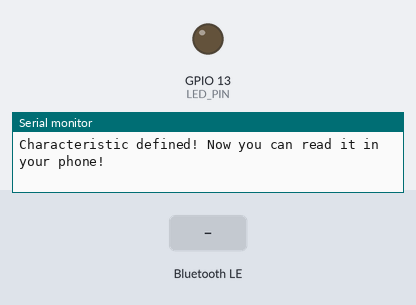
Simulated run of this sketch. Board: ESP32. On the bench: output pins drawn as LEDs (lit = HIGH), the last lines printed to the serial monitor. Inputs (shaded band) come from the test bench. Nothing arrives over Bluetooth unless stated; a phone connects over Bluetooth LE 3 s after start.

Above: at 1.2 s.
1.3 s: Bluetooth LE write "1" received
At 2.5 s:
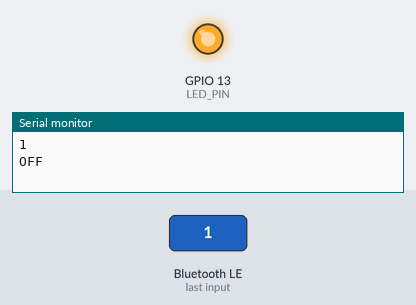
2.8 s: Bluetooth LE write "0" received
At 3.6 s:
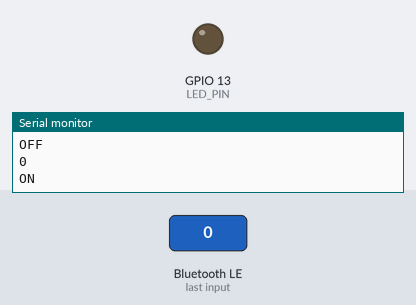
Timing chart, 0 to 5.8 s (numbered marks = the images above; inputs shaded):
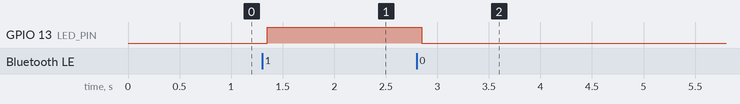

Measured:
- after the input at 1.3 s, GPIO 13 (LED_PIN): LOW → HIGH after 0.05 s
- after the input at 2.8 s, GPIO 13 (LED_PIN): HIGH → LOW after 0.05 s

The sketch:

main.ino
```cpp
#include <BLEDevice.h>
#include <BLEUtils.h>
#include <BLEServer.h>

// UUIDジェネレータ↓
// https://www.uuidgenerator.net/

#define SERVICE_UUID        "63d6672b-986b-406f-9f6f-6a712d015e04"
#define CHARACTERISTIC_UUID "2ec43578-5fcd-4c0e-8758-ffeb77537a83"


const int LED_PIN = 13;


class MyCallbacks : public BLECharacteristicCallbacks
{
  void onWrite(BLECharacteristic* pCharacteristic)
  {
    std::string value = pCharacteristic->getValue();

    if(value.length() > 0)
    {
      String ledState = value.c_str();
      Serial.println(ledState);
      if (ledState == "0")
      {
        digitalWrite(LED_PIN, LOW);
        Serial.println("ON");
      }
      else if(ledState == "1")
      {
        digitalWrite(LED_PIN, HIGH);
        Serial.println("OFF");
      }
    }
  }
};


void setup()
{
  Serial.begin(115200);

  pinMode(LED_PIN, OUTPUT);

  BLEDevice::init("ESP32_BLE_SERVER"); // この名前がスマホなどに表示される
  BLEServer* pServer = BLEDevice::createServer();
  BLEService* pService = pServer->createService(SERVICE_UUID);
  BLECharacteristic* pCharacteristic = pService->createCharacteristic(
    CHARACTERISTIC_UUID,
    BLECharacteristic::PROPERTY_READ |
    BLECharacteristic::PROPERTY_WRITE
  ); // キャラクタリスティックの作成　→　「僕はこんなデータをやり取りするよできるよ」的な宣言

  pCharacteristic->setCallbacks(new MyCallbacks());
  pService->start();
  BLEAdvertising* pAdvertising = BLEDevice::getAdvertising();
  pAdvertising->addServiceUUID(SERVICE_UUID);
  pAdvertising->setScanResponse(true);
  pAdvertising->setMinPreferred(0x06);  // iPhone接続の問題に役立つ
  pAdvertising->setMinPreferred(0x12);
  BLEDevice::startAdvertising();
  Serial.println("Characteristic defined! Now you can read it in your phone!");
}

void loop()
{
  delay(2000);
}
```
